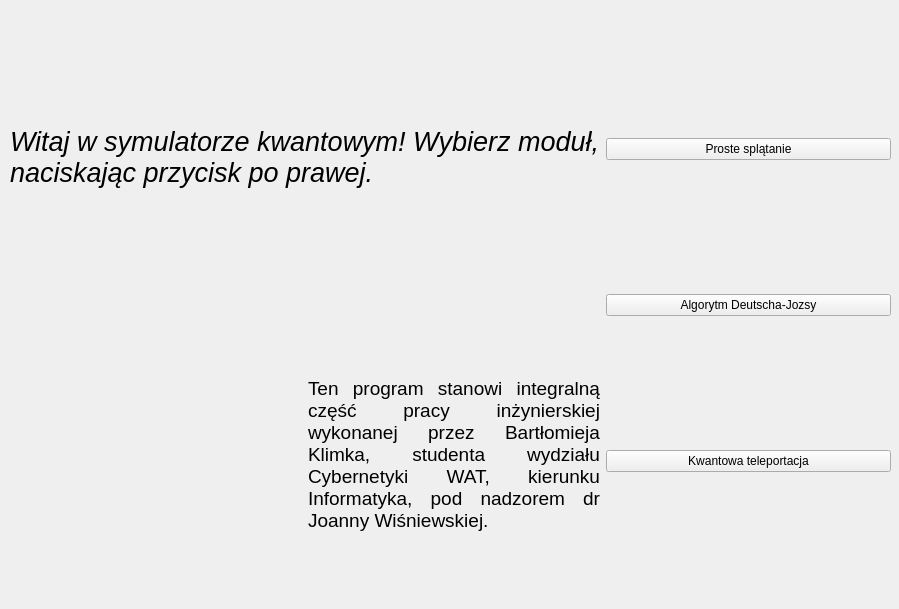
<?xml version="1.0" encoding="UTF-8"?>
<ui version="4.0">
 <class>MainWindow</class>
 <widget class="QMainWindow" name="MainWindow">
  <property name="geometry">
   <rect>
    <x>0</x>
    <y>0</y>
    <width>899</width>
    <height>609</height>
   </rect>
  </property>
  <property name="windowTitle">
   <string>Symulator kwantowy</string>
  </property>
  <widget class="QWidget" name="centralwidget">
   <widget class="QWidget" name="horizontalLayoutWidget">
    <property name="geometry">
     <rect>
      <x>10</x>
      <y>10</y>
      <width>881</width>
      <height>591</height>
     </rect>
    </property>
    <layout class="QHBoxLayout" name="horizontalLayout">
     <item>
      <layout class="QVBoxLayout" name="verticalLayout_2">
       <item>
        <widget class="QLabel" name="label">
         <property name="font">
          <font>
           <pointsize>20</pointsize>
           <italic>true</italic>
          </font>
         </property>
         <property name="text">
          <string>Witaj w symulatorze kwantowym! Wybierz moduł, naciskając przycisk po prawej.</string>
         </property>
         <property name="wordWrap">
          <bool>true</bool>
         </property>
        </widget>
       </item>
       <item>
        <layout class="QHBoxLayout" name="horizontalLayout_2">
         <item>
          <widget class="QLabel" name="wat_logo">
           <property name="text">
            <string/>
           </property>
           <property name="alignment">
            <set>Qt::AlignCenter</set>
           </property>
          </widget>
         </item>
         <item>
          <widget class="QLabel" name="description">
           <property name="font">
            <font>
             <pointsize>14</pointsize>
            </font>
           </property>
           <property name="text">
            <string>&lt;html&gt;&lt;head/&gt;&lt;body&gt;&lt;p&gt;Ten program stanowi integralną część pracy inżynierskiej wykonanej przez Bartłomieja Klimka, studenta wydziału Cybernetyki WAT, kierunku Informatyka, pod nadzorem dr Joanny Wiśniewskiej.&lt;/p&gt;&lt;/body&gt;&lt;/html&gt;</string>
           </property>
           <property name="scaledContents">
            <bool>false</bool>
           </property>
           <property name="alignment">
            <set>Qt::AlignJustify|Qt::AlignVCenter</set>
           </property>
           <property name="wordWrap">
            <bool>true</bool>
           </property>
           <property name="margin">
            <number>0</number>
           </property>
          </widget>
         </item>
        </layout>
       </item>
      </layout>
     </item>
     <item>
      <layout class="QVBoxLayout" name="verticalLayout">
       <item>
        <widget class="QPushButton" name="simple_button">
         <property name="text">
          <string>Proste splątanie</string>
         </property>
        </widget>
       </item>
       <item>
        <widget class="QPushButton" name="deutsch_button">
         <property name="text">
          <string>Algorytm Deutscha-Jozsy</string>
         </property>
        </widget>
       </item>
       <item>
        <widget class="QPushButton" name="teleportationButton">
         <property name="text">
          <string>Kwantowa teleportacja</string>
         </property>
        </widget>
       </item>
      </layout>
     </item>
    </layout>
   </widget>
  </widget>
 </widget>
 <resources/>
 <connections/>
</ui>
